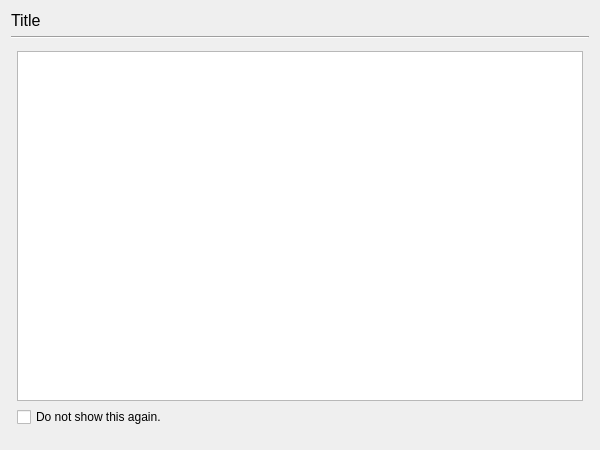
<?xml version="1.0" encoding="UTF-8"?>
<ui version="4.0">
 <class>Form</class>
 <widget class="QWidget" name="Form">
  <property name="geometry">
   <rect>
    <x>0</x>
    <y>0</y>
    <width>600</width>
    <height>450</height>
   </rect>
  </property>
  <property name="font">
   <font>
    <pointsize>9</pointsize>
   </font>
  </property>
  <property name="locale">
   <locale language="English" country="UnitedStates"/>
  </property>
  <layout class="QVBoxLayout" name="FormLayout">
   <item>
    <widget class="QLabel" name="windowTitleLabel">
     <property name="sizePolicy">
      <sizepolicy hsizetype="Ignored" vsizetype="Fixed">
       <horstretch>0</horstretch>
       <verstretch>0</verstretch>
      </sizepolicy>
     </property>
     <property name="font">
      <font>
       <pointsize>12</pointsize>
      </font>
     </property>
     <property name="text">
      <string>Title</string>
     </property>
    </widget>
   </item>
   <item>
    <widget class="Line" name="windowTitleLine">
     <property name="orientation">
      <enum>Qt::Horizontal</enum>
     </property>
    </widget>
   </item>
   <item>
    <widget class="QWidget" name="contentArea" native="true">
     <layout class="QVBoxLayout" name="contentAreaLayout">
      <property name="leftMargin">
       <number>6</number>
      </property>
      <property name="topMargin">
       <number>6</number>
      </property>
      <property name="rightMargin">
       <number>6</number>
      </property>
      <property name="bottomMargin">
       <number>6</number>
      </property>
      <item>
       <widget class="QTextBrowser" name="contentBrowser"/>
      </item>
      <item>
       <widget class="QCheckBox" name="checkBox">
        <property name="text">
         <string>Do not show this again.</string>
        </property>
       </widget>
      </item>
     </layout>
    </widget>
   </item>
   <item>
    <widget class="QDialogButtonBox" name="buttonBox">
     <property name="standardButtons">
      <set>QDialogButtonBox::NoButton</set>
     </property>
    </widget>
   </item>
  </layout>
 </widget>
 <resources/>
 <connections/>
</ui>
